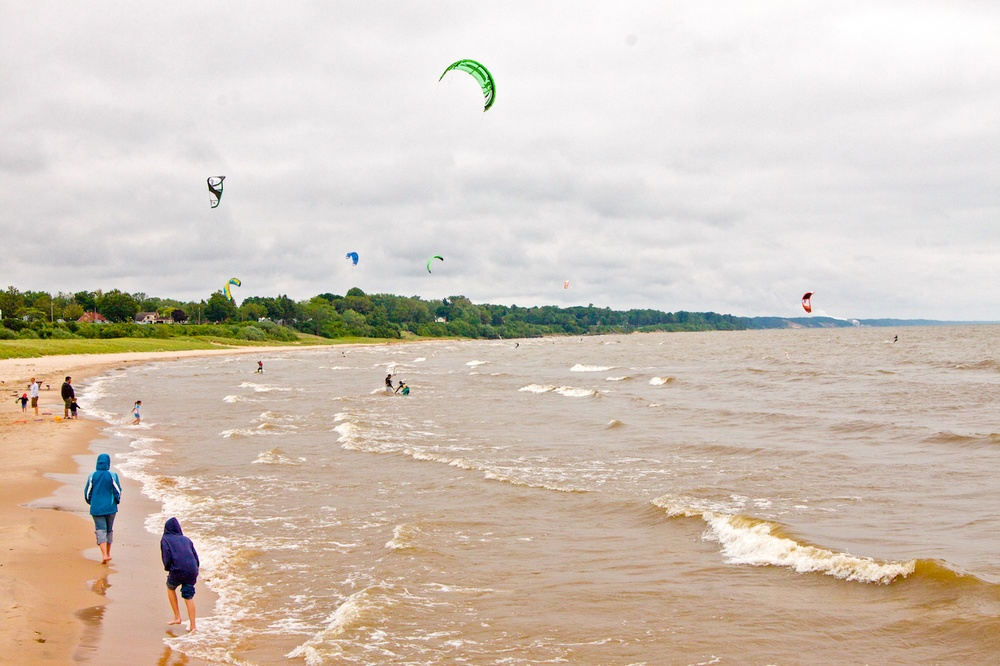
#> input picture res/image2.jpg, 1000 x 666 px, shrunk from 1352 x 900 before the run
$ python ex1.py
#> lines starting #> are read from the running program, lines starting #| are printed output that depends on the picture
#%%
import matplotlib
import matplotlib.pyplot as plt
import matplotlib.image as mpimg

import numpy as np

import PIL.Image as Image
import PIL.ImageColor as ImageColor
import PIL.ImageDraw as ImageDraw
import PIL.ImageFont as ImageFont


print(matplotlib.__version__)

#%%
a = [x for x in range(-5,5)]
b = [y for y in range(0,10)]

print(a)
print(b)

plt.plot(a,b)

plt.show()
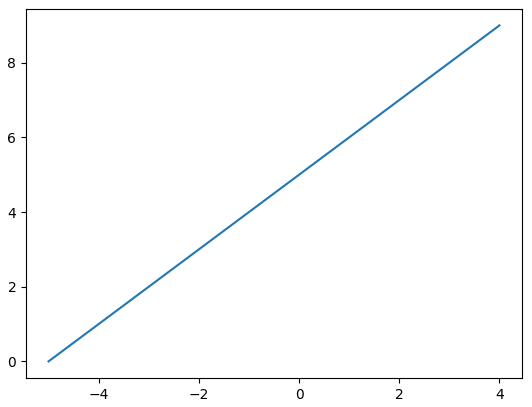
#> figure drawn by matplotlib, 1 panel; curve peaks at x = 4, y = 9

# %%
img=mpimg.imread('../res/image2.jpg')
#> img is the input picture: shape (666, 1000, 3); mean R, G, B 210.1, 197.8, 185.8
imgplot = plt.imshow(img)

# %%
